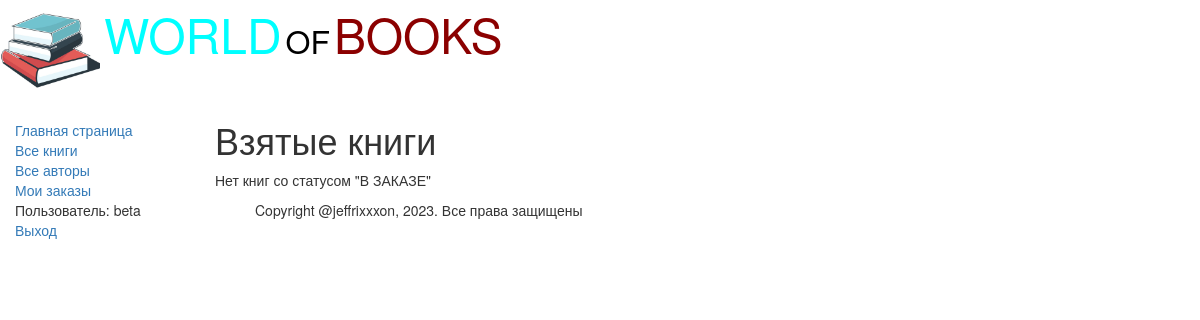
Before: /mybooks/ (signed in) with the older database file.
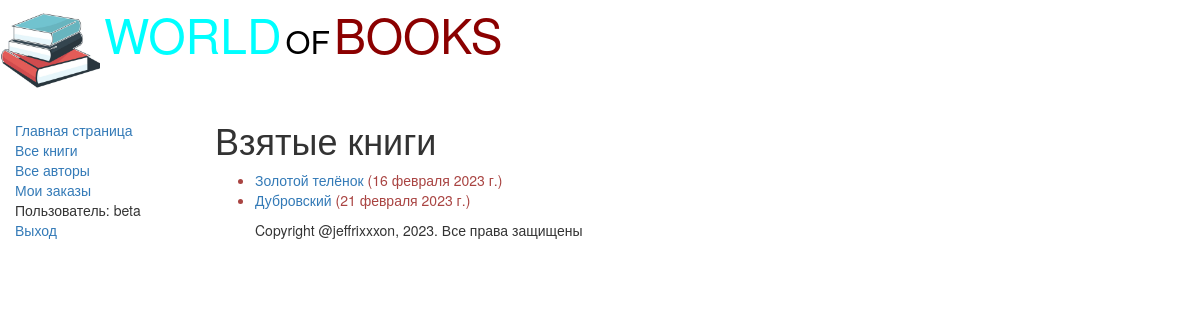
After: the same page with the newer database file.
### catalog/models.py (models this page shows, shortened)
class BookInstance(models.Model):
    book = models.ForeignKey('Book', on_delete=models.CASCADE, null=True)
    inv_nom = models.CharField(max_length=20, null=True,
                               help_text='Введите инвентарный номер экземпляра',
                               verbose_name='Инвентарный номер')
    imprint = models.CharField(max_length=200,
                               help_text='Введите издательство и год выпуска',
                               verbose_name='Издательство')
    status = models.ForeignKey('Status', on_delete=models.CASCADE, null=True,
                               help_text='Изменить состояние экземпляра',
                               verbose_name='Статус экземпляра книги')
    due_back = models.DateField(null=True, blank=True,
                                help_text='Введите конец срока статуса',
                                verbose_name='Дата окончания статуса')
    borrower = models.ForeignKey(User, on_delete=models.SET_NULL,
                                 null=True, blank=True,
                                 verbose_name="Заказчик",
                                 help_text="Выберите заказчика книги")
    @property
    def is_overdue(self):
        if self.due_back and date.today() > self.due_back:
            return True
        return False

class Book(models.Model):
    title = models.CharField(max_length=200,
                             help_text='Введите название книги',
                             verbose_name='Название книги')
    genre = models.ForeignKey('Genre',
                              on_delete=models.CASCADE,
                              help_text='Выберите жанр для книги',
                              verbose_name='Жанр книги', null=True)
    language = models.ForeignKey('Language',
                                 on_delete=models.CASCADE,
                                 help_text='Выберите язык книги',
                                 verbose_name='Язык книги', null=True)
    author = models.ManyToManyField('Author',
                                    help_text='Выберите автора книги',
                                    verbose_name='Автор книги')
    summary = models.TextField(max_length=1000,
                               help_text='Введите краткое описание книги',
                               verbose_name='Аннотация книги')
    isbn = models.CharField(max_length=13,
                            help_text='Должно содержать 13 символов',
                            verbose_name='ISBN книги')
    def display_author(self):
        return ', '.join([author.last_name for author in self.author.all()])
    display_author.short_description = 'Авторы'

### catalog/views.py (the view)
# urls.py: re_path(r'^mybooks/$', views.LoanedBooksByUserListView.as_view(), name='myborrowed')
class LoanedBooksByUserListView(LoginRequiredMixin, generic.ListView):
    model = BookInstance
    template_name = 'catalog/bookinstance_list_borrowed_user.html'
    paginate_by = 10
    def get_queryset(self):
        return BookInstance.objects.filter(borrower=self.request.user).filter(status__exact='2').order_by('due_back')

### catalog/templates/catalog/bookinstance_list_borrowed_user.html
{% extends 'base_generic.html' %}
{% block content %}
    <h1>Взятые книги</h1>
    {% if bookinstance_list %}
    <ul>
        {% for bookinst in bookinstance_list %}
        <li class="{% if bookinst.is_overdue %}text-danger{% endif %}">
            <a href="{% url 'book-detail' bookinst.book.pk %}">
                                    {{bookinst.book.title}}</a>
                                ({{bookinst.due_back}})
        </li>
        {% endfor %}
    </ul>
    {% else %}
        <p>Нет книг со статусом "В ЗАКАЗЕ"</p>
    {% endif %}
{% endblock %}

Changed rows visible on the page:
now on this page (row edited): BookInstance: book "Золотой телёнок", due_back "16 февраля 2023 г."
now on this page (row edited): BookInstance: book "Дубровский", due_back "21 февраля 2023 г."
Other visible differences:
text no longer shown: "Нет книг со статусом \"В ЗАКАЗЕ\""
